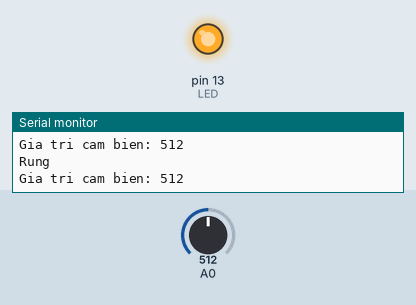
Simulated run of this sketch. Board: Arduino Uno, built with avr-gcc and run on an emulated ATmega328P. Shown: output pins drawn as LEDs (lit = HIGH), the last lines printed to the serial monitor. Inputs (shaded band) come from the test bench; at power-on: A0 = 512.

Above: at 1.2 s.
1.3 s: A0 set to 1013
2.8 s: A0 set to 1021
At 3.5 s:
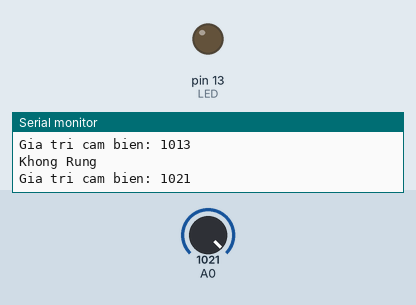
4.5 s: A0 set to 900
At 5.1 s:
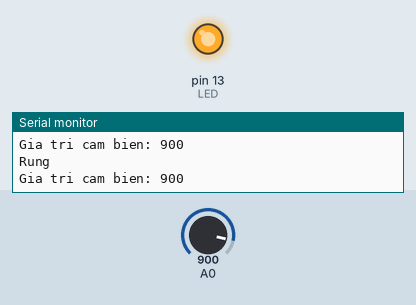
6.0 s: A0 set to 1023
At 6.5 s:
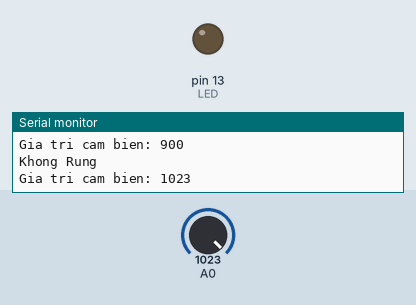
Timing chart, 0 to 8.5 s (numbered marks = the images above; inputs shaded):
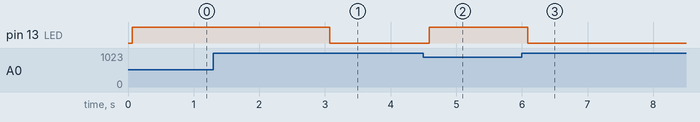

Measured:
- the behaviour switches between 1020 and 1021 on A0 (found by bisection; images 0 and 1)
- after the input at 2.8 s, pin 13 (LED): HIGH → LOW after 0.27 s
- after the input at 4.5 s, pin 13 (LED): LOW → HIGH after 0.09 s
- after the input at 6.0 s, pin 13 (LED): HIGH → LOW after 0.09 s

The sketch:

roationtolcd.ino
```cpp
#include<Wire.h>
#include<LiquidCrystal_I2C.h>
  const int LED = 13;
  void setup()
  {
   LiquidCrystal_I2C lcd(0x27,16,2); // 0x27 is the I2C bus address for an unmodified backpack
    lcd.init();
    lcd.backlight();
    Serial.begin(9600); //bật serial monitor ở mức baudrate 9600
    pinMode( LED, OUTPUT);
  }

  void loop()
  {
    LiquidCrystal_I2C lcd(0x27,16,2); // 0x27 is the I2C bus address for an unmodified backpack
    int value = analogRead(A0); //A0 là chân analogA0 á
    //nếu mà cảm biến rung đang không rung :3 thì giá trị cảm biến nhảy ở khoảng 1022 - 1023 :)
    if (value < 1021){
      Serial.println("Rung");
      digitalWrite(LED, HIGH);
      lcd.setCursor(0,0);
      lcd.print("rung");

    } else {
      Serial.println("Khong Rung");
      digitalWrite(LED,LOW);
        lcd.setCursor(0,0);
      lcd.print(" ko rung");
      lcd.clear();
    }

    Serial.print("Gia tri cam bien: ");
    Serial.println(value);
    delay(500);
    //delay 100 mới thấy được sự thay đổi

}
// Code by SevKan and NamKito
```
